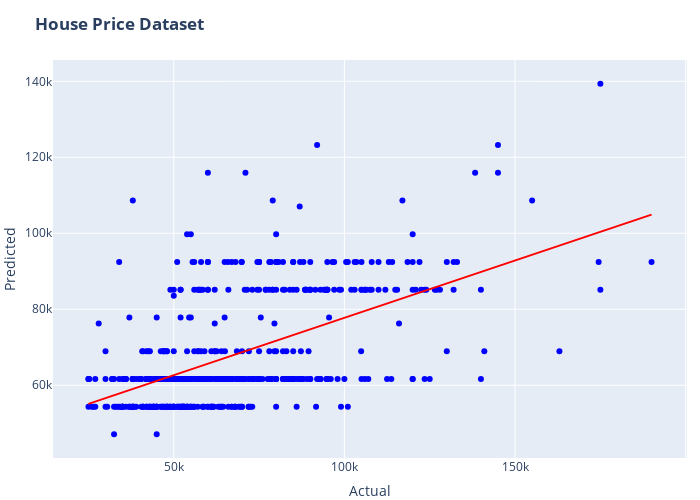

The cell this chart's notebook holds for it:
### Markdown cell above
**In the Tutorial Completion Document, describe your findings.**

Fit/train the model with the number of `bedrooms` and `bathrooms`. And then, predict the **house price** if the number of **bedrooms is three** and the number of **bathrooms is two**. Plot the actual and predicted values using Plotly.

<font color='red'>Note: You need to print the house price (single value) when bedrooms=3 and bathrooms=2</font>

### Code cell
import pandas as pd
import plotly.express as px
from sklearn.linear_model import LinearRegression

# Reading the CSV file
fpath = "C:/Users/14175/Desktop/CS490/Tutorial 5/data/input/"
df = pd.read_csv(fpath + 'HousePrices.csv')

#  Distinguishing target variable, generating regression, making prediction
X = df[['bedrooms', 'bathrooms']]
y = df['price']

reg = LinearRegression().fit(X, y)

house = [[3, 2]]
price_pred = reg.predict(house)

# Creating a new dataframe with actual and predicted values
results_df = pd.DataFrame({'Actual': y, 'Predicted': reg.predict(X)})

# Plotting actual and predicted values using Plotly
fig = px.scatter(results_df, x='Actual', y='Predicted',
                 trendline='ols',  # Ordinary Least Square (OLS) with plotly.express
                 trendline_color_override='red').update_traces(marker=dict(color='blue'))

fig.update_layout(title='<b>House Price Dataset</b>',
                  autosize=False,
                  width=700,
                  height=500,
                  margin=dict(
                      l=0,
                      r=0,
                      b=0,
                  ), )

fig.show()

### Figure 1 — Plotly figure (JSON) as saved in the notebook; plotly's stock layout.template omitted (floating-point values rounded to 4 significant figures; data arrays with more than 128 entries replaced by an {"elided": "..."} marker saying what was removed)
{"data": [{"hovertemplate": "Actual=%{x}<br>Predicted=%{y}<extra></extra>", "legendgroup": "", "marker": {"color": "blue", "symbol": "circle"}, "mode": "markers", "name": "", "orientation": "v", "showlegend": false, "type": "scatter", "x": {"elided": "546 int values"}, "xaxis": "x", "y": {"elided": "546 float values"}, "yaxis": "y"}, {"hovertemplate": "<b>OLS trendline</b><br>Predicted = 0.301914 * Actual + 47554.7<br>R<sup>2</sup>=0.301914<br><br>Actual=%{x}<br>Predicted=%{y} <b>(trend)</b><extra></extra>", "legendgroup": "", "line": {"color": "red"}, "marker": {"color": "blue", "symbol": "circle"}, "mode": "lines", "name": "", "showlegend": false, "type": "scatter", "x": {"elided": "546 int values"}, "xaxis": "x", "y": {"elided": "546 float values"}, "yaxis": "y"}], "layout": {"autosize": false, "height": 500, "legend": {"tracegroupgap": 0}, "margin": {"b": 0, "l": 0, "r": 0, "t": 60}, "title": {"text": "<b>House Price Dataset</b>"}, "width": 700, "xaxis": {"anchor": "y", "domain": [0, 1], "title": {"text": "Actual"}}, "yaxis": {"anchor": "x", "domain": [0, 1], "title": {"text": "Predicted"}}}}
